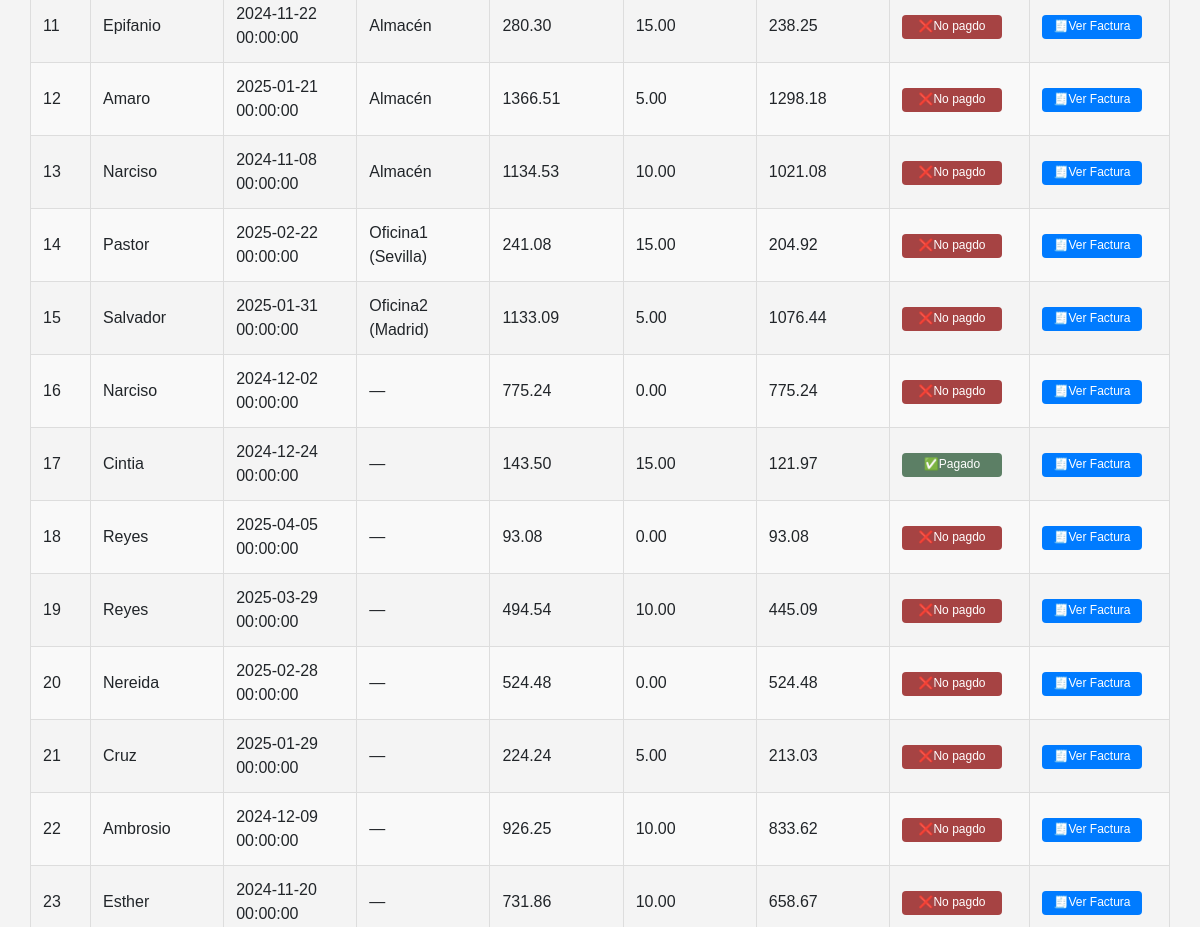
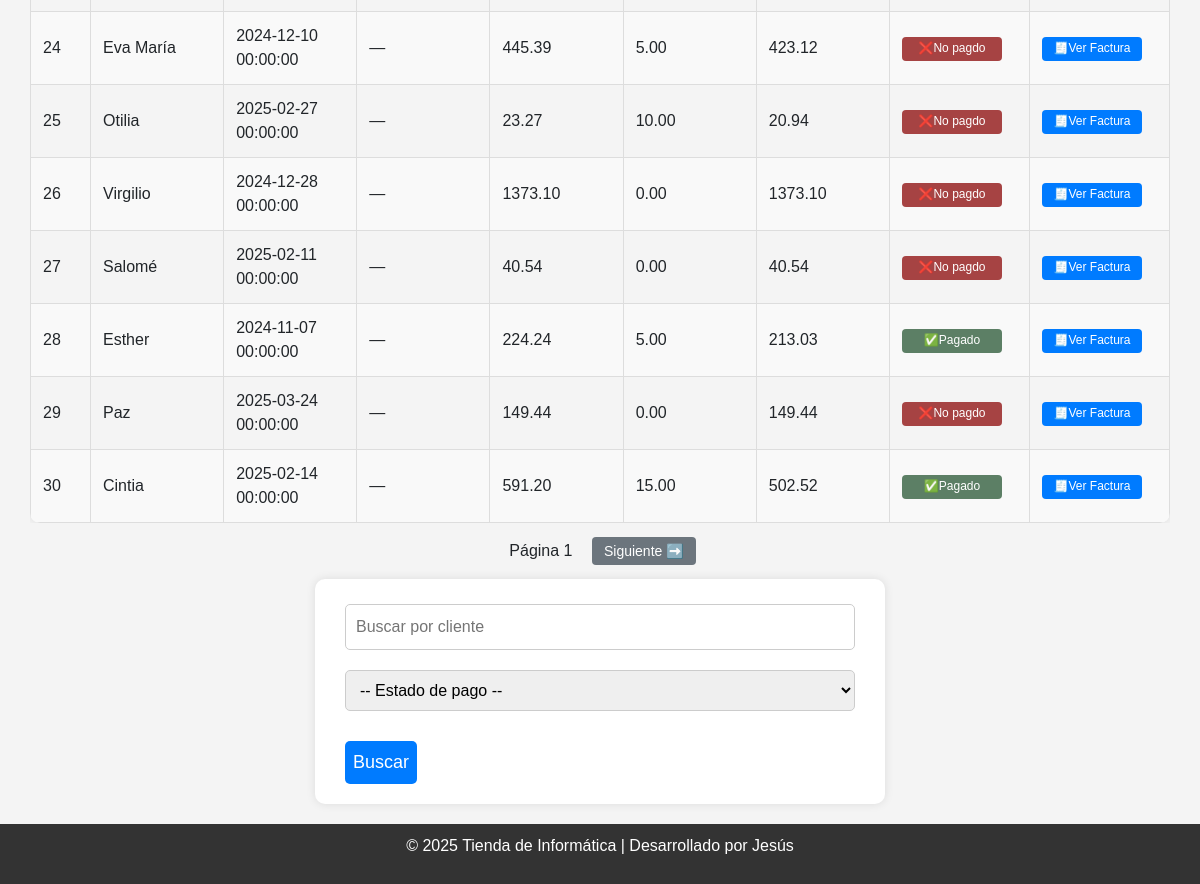
The page /ventas?orden=id&direccion=asc&pagina=1 (signed in, lower part) on the database as committed earlier (2 pictures, top to bottom).
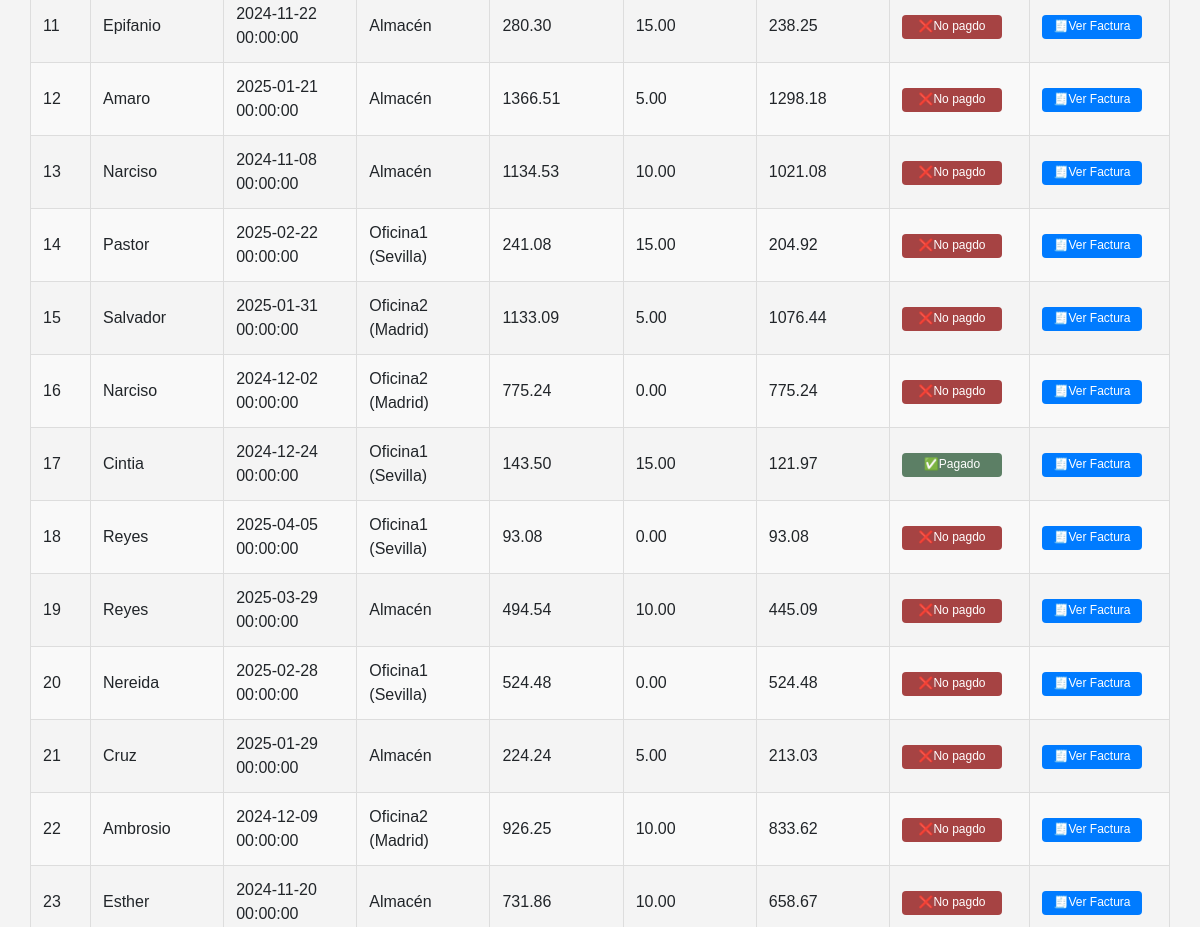
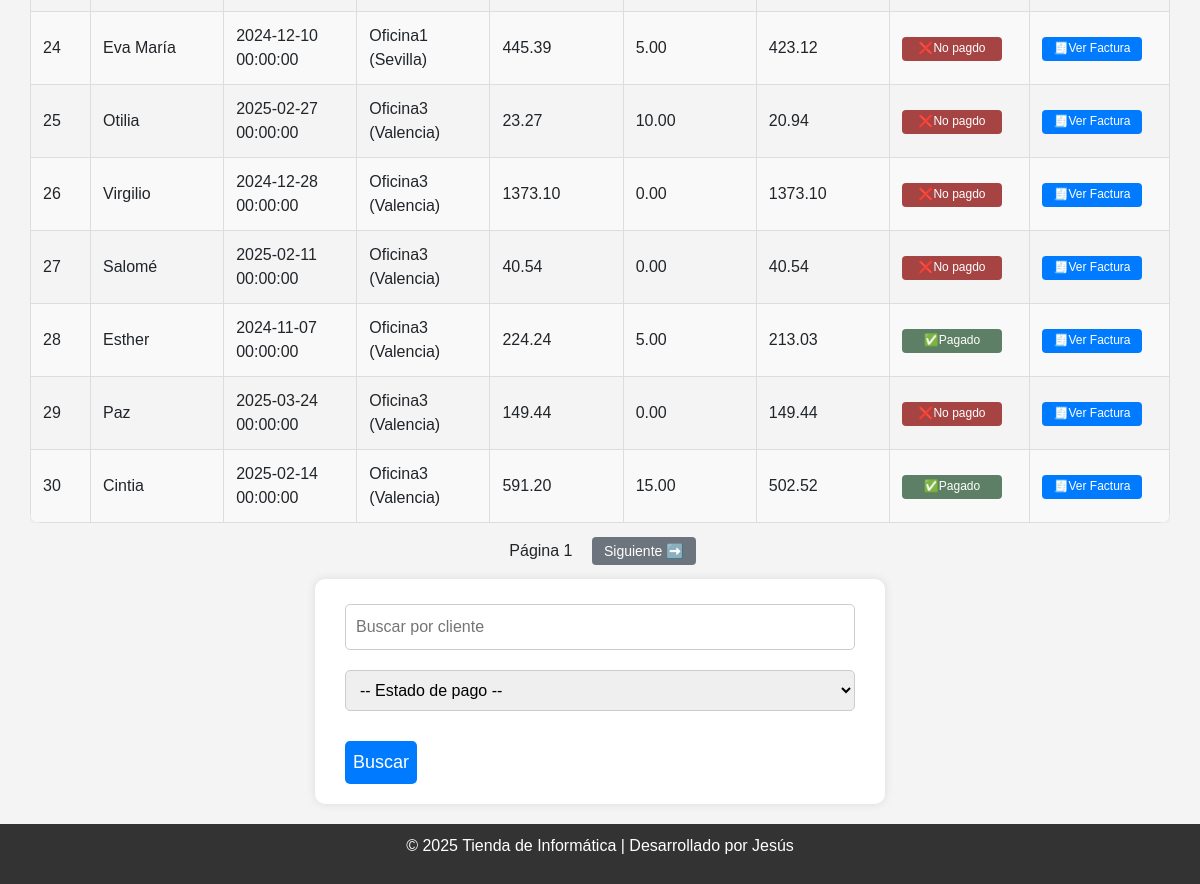
The same page on the database as committed later (2 pictures, top to bottom).
### db.py (models this page shows)
class Venta(Base):
    __tablename__ = "Venta"
    id = Column(Integer, primary_key=True)
    cliente_id = Column(Integer, ForeignKey("Cliente.id"), nullable=False)
    ubicacion_id = Column(Integer, ForeignKey("Ubicacion.id"))  # NUEVO
    fecha = Column(DateTime, default=func.now())
    total = Column(Numeric(10, 2), nullable=False)
    descuento = Column(Numeric(10, 2), default=Decimal('0.00'))
    total_final = Column(Numeric(10, 2), nullable=False)
    pagado = Column(Boolean, default=False)
    cliente = relationship("Cliente", back_populates="ventas")
    detalles = relationship("DetalleVenta", back_populates="venta")
    ubicacion = relationship("Ubicacion")  # NUEVO

class Cliente(Base):
    __tablename__ = "Cliente"
    id = Column(Integer, primary_key=True)
    nombre = Column(String(150), unique=True, nullable=False)
    contacto = Column(String(150))
    telefono = Column(String(20))
    email = Column(String(150), unique=True)
    dni = Column(String(20), unique=True, nullable=False)
    direccion = Column(String(200))
    ventas = relationship("Venta", back_populates="cliente")

class Ubicacion(Base):
    __tablename__ = "Ubicacion"
    id = Column(Integer, primary_key=True)
    nombre = Column(String(100), unique=True, nullable=False)

### routes/ventas.py (the view)
@ventas_bp.route("/ventas")
@login_required
def ventas():
    cliente = request.args.get("cliente")
    pagado = request.args.get("pagado")
    pagina = int(request.args.get("pagina", 1))
    orden = request.args.get("orden", "id")
    direccion = request.args.get("direccion", "desc")
    por_pagina = 30
    query = sesion.query(Venta).join(Cliente)
    if cliente:
        query = query.filter(Cliente.nombre.ilike(f"%{cliente}%"))
    if pagado in ["0", "1"]:
        query = query.filter(Venta.pagado == bool(int(pagado)))
    def aplicar_orden(campo):
        return campo.desc() if direccion == "desc" else campo.asc()
    if orden == "cliente":
        query = query.order_by(aplicar_orden(Cliente.nombre))
    elif orden == "fecha":
        query = query.order_by(aplicar_orden(Venta.fecha))
    else:
        query = query.order_by(aplicar_orden(Venta.id))
    total_ventas = query.count()
    ventas = query.offset((pagina - 1) * por_pagina).limit(por_pagina).all()
    hay_anterior = pagina > 1
    hay_siguiente = (pagina * por_pagina) < total_ventas
    return render_template("ventas/ventas.html",
        ventas=ventas,
        pagina=pagina,
        hay_anterior=hay_anterior,
        hay_siguiente=hay_siguiente,
        cliente=cliente,
        pagado=pagado,
        orden=orden,
        direccion=direccion
    )

### db.py (called while the page is built)
def login_required(f):
    @wraps(f)
    def decorated_function(*args, **kwargs):
        if 'usuario' not in session:
            flash('Por favor, inicie sesión para acceder a esta página.', 'error')
            return redirect(url_for('login'))
        return f(*args, **kwargs)
    return decorated_function

### templates/ventas/ventas.html (shortened to what this page needs)
{% extends "base.html" %}
{% block content %}
<div class="container mt-4">
    <div class="tabla-responive">
        <table class="tabla-estilizada">
            {% set nueva_direccion = 'desc' if direccion == 'asc' else 'asc' %}
            <tbody>
                {% for venta in ventas %}
                <tr>
                    <td>{{ venta.id }}</td>
                    <td>{{ venta.cliente.nombre }}</td>
                    <td>{{ venta.fecha }}</td>
                    <td>{{ venta.ubicacion.nombre if venta.ubicacion else '—' }}</td>
                    <td>{{ venta.total }}</td>
                    <td>{{ venta.descuento }}</td>
                    <td>{{ venta.total_final }}</td>
                    <td>
                        {% if venta.pagado %}
                            <button onclick="cambiarEstadoPago({{ venta.id }}, false)" class="btn-edit btn-edit-pagado ">✅<span class="texto-btn">Pagado</button>
                        {% else %}
                            <button onclick="cambiarEstadoPago({{ venta.id }}, true)" class="btn-edit btn-edit-no_pagado">❌<span class="texto-btn">No pagdo</button>
                        {% endif %}
                    </td>
                    <td>
                        <a href="{{ url_for('ventas.ver_detalle_venta', venta_id=venta.id) }}" class="btn-edit">🧾<span class="texto-btn texto-btn-borrar">Ver </span><span class="texto-btn"> Factura</span></a>
                    </td>
                </tr>
                {% endfor %}
            </tbody>
        </table>
    </div>
    <div class="paginacion mt-3">
      <span style="margin: 0 10px;">Página {{ pagina }}</span>
      {% if hay_siguiente %}
        <a href="{{ url_for('ventas.ventas', pagina=pagina+1, cliente=cliente, pagado=pagado) }}" class="btn-pagina">Siguiente ➡️</a>
      {% endif %}
    </div>
    <form method="GET" action="{{ url_for('ventas.ventas') }}" class="mt-3" id="form-busqueda">
        <input type="text" name="cliente" placeholder="Buscar por cliente">
        <select name="pagado">
            <option value="">-- Estado de pago --</option>
        </select>
        <button type="submit">Buscar</button>
    </form>
</div>
{% endblock %}

### templates/base.html (shortened to what this page needs)
<!doctype html>
<html lang="es">
<head>
    <link href="https://cdn.jsdelivr.net/npm/bootstrap@5.1.3/dist/css/bootstrap.min.css" rel="stylesheet">
    <link rel="stylesheet" href="/static/estilos.css">
</head>
<body>
<div class="wrapper">
  <main class="container mt-4">
    {% block content %}{% endblock %}
  </main>
  <footer>
    <p>&copy; 2025 Tienda de Informática | Desarrollado por Jesús</p>
  </footer>
</div>
</body>
</html>

### static/estilos.css (style rules this page uses)
html, body { height: 100%; margin: 0; padding: 0; font-family: Arial, sans-serif; background-color: #f4f4f4; text-align: center; }
.wrapper { display: flex; flex-direction: column; min-height: 100vh; }
main { flex: 1; padding: 20px; }
.container, main { width: 100%; padding: 0; margin: 0 auto; }
form { width: 50%; margin: 20px auto; background: white; padding: 20px 30px; border-radius: 10px; box-shadow: 0 0 10px rgba(0,0,0,0.1); text-align: left; }
form input, form textarea, form select { width: 100%; padding: 10px; margin-top: 5px; margin-bottom: 15px; border: 1px solid #ccc; border-radius: 5px; box-sizing: border-box; font-size: 16px; }
button, .btn { background: #007BFF; color: white; padding: 8px; border: none; margin-top: 15px; cursor: pointer; font-size: 18px; border-radius: 5px; transition: 0.3s; text-decoration: none; display: inline-block; margin-right: 10px; }
.btn-pagina { background-color: #6c757d; color: white; font-size: 14px; padding: 6px 12px; border-radius: 4px; text-decoration: none; margin: 0 5px; }
.btn-edit { display: inline-block; max-width: 100px; background-color: #007BFF; color: white; padding: 4px 8px; font-size: 0.75rem; border: none; border-radius: 4px; cursor: pointer; transition: all 0.2s; text-decoration: none; white-space: nowrap; line-height: 1.3; margin: 0; box-shadow: none; width: 100% ; text-align: center; box-sizing: border-box; }
.btn-edit-pagado { background-color: #5c7f65; }
.btn-edit-no_pagado { background-color: #a64343; }
.tabla-estilizada { width: 100%; border-collapse: collapse; border-radius: 10px; overflow: hidden; box-shadow: 0 0 10px rgba(0,0,0,0.1); table-layout: fixed; }
.tabla-estilizada tr:nth-child(even) { background-color: #f9f9f9; }
.tabla-responive { width: 100%; overflow-x: auto; -webkit-overflow-scrolling: touch; box-sizing: border-box; padding: 0 10x; }
footer { background: #333; color: white; padding: 10px; width: 100%; text-align: center; margin-top: auto; }

Rows that differ between the two databases and show on the page:
changed Venta id 16: ubicacion "—" → "Oficina2 (Madrid)"
changed Venta id 17: ubicacion "—" → "Oficina1 (Sevilla)"
changed Venta id 18: ubicacion "—" → "Oficina1 (Sevilla)"
changed Venta id 19: ubicacion "—" → "Almacén"
changed Venta "Nereida": ubicacion "—" → "Oficina1 (Sevilla)"
changed Venta "Cruz": ubicacion "—" → "Almacén"
changed Venta "Ambrosio": ubicacion "—" → "Oficina2 (Madrid)"
changed Venta id 23: ubicacion "—" → "Almacén"
changed Venta "Eva María": ubicacion "—" → "Oficina1 (Sevilla)"
changed Venta "Otilia": ubicacion "—" → "Oficina3 (Valencia)"
changed Venta "Virgilio": ubicacion "—" → "Oficina3 (Valencia)"
changed Venta "Salomé": ubicacion "—" → "Oficina3 (Valencia)"
changed Venta id 28: ubicacion "—" → "Oficina3 (Valencia)"
changed Venta "Paz": ubicacion "—" → "Oficina3 (Valencia)"
changed Venta id 30: ubicacion "—" → "Oficina3 (Valencia)"
